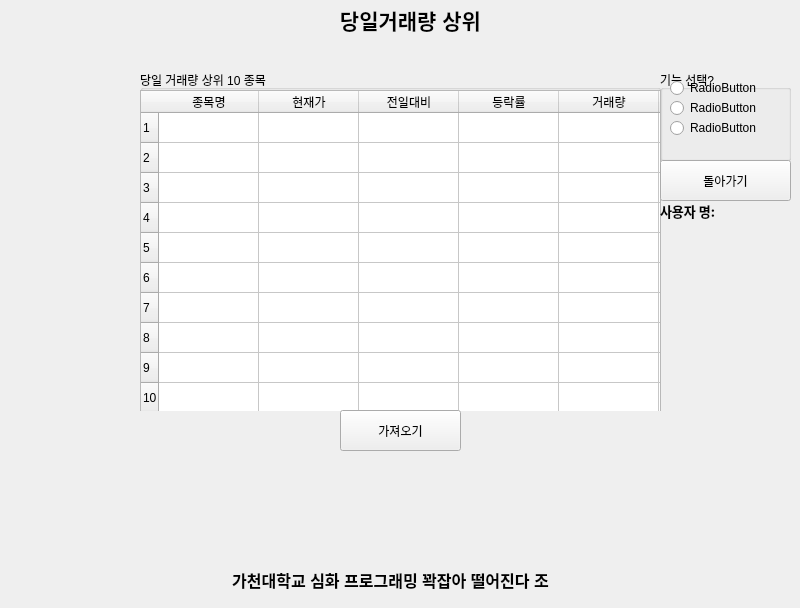
<?xml version="1.0" encoding="UTF-8"?>
<ui version="4.0">
 <class>Form</class>
 <widget class="QWidget" name="Form">
  <property name="geometry">
   <rect>
    <x>0</x>
    <y>0</y>
    <width>800</width>
    <height>608</height>
   </rect>
  </property>
  <property name="windowTitle">
   <string>Form</string>
  </property>
  <widget class="QLabel" name="label">
   <property name="geometry">
    <rect>
     <x>10</x>
     <y>0</y>
     <width>801</width>
     <height>41</height>
    </rect>
   </property>
   <property name="text">
    <string>&lt;html&gt;&lt;head/&gt;&lt;body&gt;&lt;p align=&quot;center&quot;&gt;&lt;span style=&quot; font-size:16pt; font-weight:600;&quot;&gt;당일거래량 상위&lt;/span&gt;&lt;/p&gt;&lt;/body&gt;&lt;/html&gt;</string>
   </property>
   <property name="alignment">
    <set>Qt::AlignCenter</set>
   </property>
   <property name="wordWrap">
    <bool>false</bool>
   </property>
  </widget>
  <widget class="QGroupBox" name="groupBox_2">
   <property name="geometry">
    <rect>
     <x>140</x>
     <y>70</y>
     <width>521</width>
     <height>341</height>
    </rect>
   </property>
   <property name="title">
    <string>당일 거래량 상위 10 종목</string>
   </property>
   <widget class="QTableWidget" name="Today_Table">
    <property name="geometry">
     <rect>
      <x>0</x>
      <y>20</y>
      <width>521</width>
      <height>341</height>
     </rect>
    </property>
    <row>
     <property name="text">
      <string>1</string>
     </property>
    </row>
    <row>
     <property name="text">
      <string>2</string>
     </property>
    </row>
    <row>
     <property name="text">
      <string>3</string>
     </property>
    </row>
    <row>
     <property name="text">
      <string>4</string>
     </property>
    </row>
    <row>
     <property name="text">
      <string>5</string>
     </property>
    </row>
    <row>
     <property name="text">
      <string>6</string>
     </property>
    </row>
    <row>
     <property name="text">
      <string>7</string>
     </property>
    </row>
    <row>
     <property name="text">
      <string>8</string>
     </property>
    </row>
    <row>
     <property name="text">
      <string>9</string>
     </property>
    </row>
    <row>
     <property name="text">
      <string>10</string>
     </property>
    </row>
    <column>
     <property name="text">
      <string>종목명</string>
     </property>
    </column>
    <column>
     <property name="text">
      <string>현재가</string>
     </property>
    </column>
    <column>
     <property name="text">
      <string>전일대비</string>
     </property>
    </column>
    <column>
     <property name="text">
      <string>등락률</string>
     </property>
    </column>
    <column>
     <property name="text">
      <string>거래량</string>
     </property>
    </column>
    <column>
     <property name="text">
      <string>거래금액</string>
     </property>
    </column>
    <item row="0" column="0">
     <property name="text">
      <string/>
     </property>
    </item>
    <item row="0" column="1">
     <property name="text">
      <string/>
     </property>
    </item>
   </widget>
  </widget>
  <widget class="QLabel" name="label_2">
   <property name="geometry">
    <rect>
     <x>-10</x>
     <y>560</y>
     <width>801</width>
     <height>41</height>
    </rect>
   </property>
   <property name="text">
    <string>&lt;html&gt;&lt;head/&gt;&lt;body&gt;&lt;p align=&quot;center&quot;&gt;&lt;span style=&quot; font-size:12pt; font-weight:600;&quot;&gt;가천대학교 심화 프로그래밍 꽉잡아 떨어진다 조&lt;/span&gt;&lt;/p&gt;&lt;/body&gt;&lt;/html&gt;</string>
   </property>
   <property name="alignment">
    <set>Qt::AlignCenter</set>
   </property>
   <property name="wordWrap">
    <bool>false</bool>
   </property>
  </widget>
  <widget class="QLabel" name="label_3">
   <property name="geometry">
    <rect>
     <x>660</x>
     <y>200</y>
     <width>81</width>
     <height>21</height>
    </rect>
   </property>
   <property name="font">
    <font>
     <family>Agency FB</family>
     <pointsize>10</pointsize>
     <weight>75</weight>
     <bold>true</bold>
    </font>
   </property>
   <property name="text">
    <string>사용자 명:</string>
   </property>
  </widget>
  <widget class="QLabel" name="username">
   <property name="geometry">
    <rect>
     <x>730</x>
     <y>200</y>
     <width>121</width>
     <height>21</height>
    </rect>
   </property>
   <property name="font">
    <font>
     <family>Agency FB</family>
     <pointsize>10</pointsize>
     <weight>75</weight>
     <bold>true</bold>
    </font>
   </property>
   <property name="text">
    <string/>
   </property>
  </widget>
  <widget class="QPushButton" name="get_input">
   <property name="geometry">
    <rect>
     <x>340</x>
     <y>410</y>
     <width>121</width>
     <height>41</height>
    </rect>
   </property>
   <property name="text">
    <string>가져오기</string>
   </property>
  </widget>
  <widget class="QGroupBox" name="groupBox">
   <property name="geometry">
    <rect>
     <x>660</x>
     <y>70</y>
     <width>131</width>
     <height>91</height>
    </rect>
   </property>
   <property name="title">
    <string>기능 선택?</string>
   </property>
   <widget class="QRadioButton" name="radioButton">
    <property name="geometry">
     <rect>
      <x>10</x>
      <y>10</y>
      <width>90</width>
      <height>16</height>
     </rect>
    </property>
    <property name="text">
     <string>RadioButton</string>
    </property>
   </widget>
   <widget class="QRadioButton" name="radioButton_2">
    <property name="geometry">
     <rect>
      <x>10</x>
      <y>30</y>
      <width>90</width>
      <height>16</height>
     </rect>
    </property>
    <property name="text">
     <string>RadioButton</string>
    </property>
   </widget>
   <widget class="QRadioButton" name="radioButton_3">
    <property name="geometry">
     <rect>
      <x>10</x>
      <y>50</y>
      <width>90</width>
      <height>16</height>
     </rect>
    </property>
    <property name="text">
     <string>RadioButton</string>
    </property>
   </widget>
  </widget>
  <widget class="QPushButton" name="Back_To_Main_In_Last_Day">
   <property name="geometry">
    <rect>
     <x>660</x>
     <y>160</y>
     <width>131</width>
     <height>41</height>
    </rect>
   </property>
   <property name="text">
    <string>돌아가기</string>
   </property>
  </widget>
 </widget>
 <resources/>
 <connections>
  <connection>
   <sender>get_input</sender>
   <signal>clicked()</signal>
   <receiver>Form</receiver>
   <slot>Fill_Data()</slot>
   <hints>
    <hint type="sourcelabel">
     <x>428</x>
     <y>432</y>
    </hint>
    <hint type="destinationlabel">
     <x>528</x>
     <y>472</y>
    </hint>
   </hints>
  </connection>
  <connection>
   <sender>Back_To_Main_In_Last_Day</sender>
   <signal>clicked()</signal>
   <receiver>Form</receiver>
   <slot>Back_To_Main_Button_In_Today_Traiding_Class()</slot>
   <hints>
    <hint type="sourcelabel">
     <x>744</x>
     <y>188</y>
    </hint>
    <hint type="destinationlabel">
     <x>718</x>
     <y>318</y>
    </hint>
   </hints>
  </connection>
 </connections>
 <slots>
  <slot>Back_To_Main_Button_In_Today_Traiding_Class()</slot>
  <slot>Fill_Data()</slot>
 </slots>
</ui>
